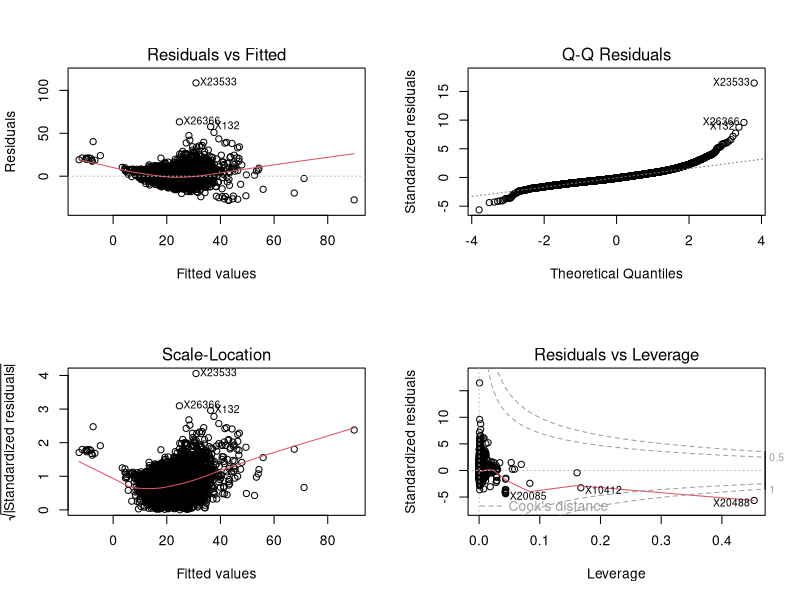
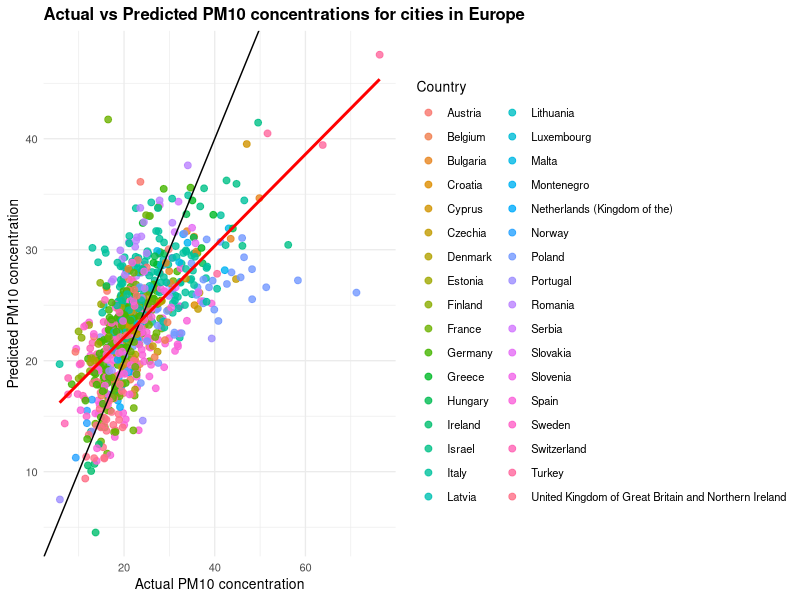

Generate these figures, in order, with R:
## ---- chunk 1
library(dplyr)
data=read.csv("who_data.csv")
who_data=subset(data,select=-c(X,X.1,X.2,X.3,who_ms))
#convert numeric-like columns stored as character to numeric
num_cols= c("pm10_concentration","pm25_concentration","no2_concentration",
              "pm10_tempcov","pm25_tempcov","no2_tempcov","population")
who_data[num_cols] =lapply(who_data[num_cols], as.numeric) # set the data as numeric

who_data$type_of_stations =as.character(who_data$type_of_stations)
who_data$who_region =as.factor(who_data$who_region)

#and finally, we can see Turkey isn't defined properly in the dataset, so we add 
who_data$country_name[who_data$iso3 == "TUR"] <- "Turkey"
## ---- chunk 2
library(dplyr)
europe_data= who_data %>%
  filter(who_region=="4_Eur")%>%
  select(-iso3, -pm10_tempcov, -pm25_tempcov,-who_region,-no2_tempcov, -type_of_stations)%>%
  mutate(log_population = log(population)) # EDA showed a transform was a better predictor of results

## ---- chunk 3
clean_data_europe= europe_data %>% select(-pm25_concentration) %>%
na.omit()
## ---- chunk 4
library(dplyr)
europe_rows=nrow(europe_data)
rows_removed=europe_rows-nrow(clean_data_europe)
prop= rows_removed/ europe_rows
prop
## ---- chunk 5
set.seed(2)
library(caret)
#for models that include missing data 
train_index <- sample(seq_len(nrow(europe_data)), size = 0.9 * nrow(europe_data)) #creating a 90-10 split
train_data <- europe_data[train_index, ]
test_data  <- europe_data[-train_index, ]

#for models that don't include missing data
train_index_clean <- createDataPartition(clean_data_europe$pm10_concentration, p = 0.9, list = FALSE) #we create a 90-10 split
train_data_clean <- clean_data_europe[train_index_clean, ]
test_data_clean <- clean_data_europe[-train_index_clean, ]

#now using cross validation:
train_cv= trainControl(method = "cv",number=10)
## ---- chunk 6
#using our formula aforementioned:
lm_formula_pm10=pm10_concentration ~ poly(year, 2)+poly(no2_concentration,3) +population+log_population+ longitude+latitude+ latitude*longitude
## ---- chunk 7
library(caret) #We use the package 'caret' that we saw in the workshop 2.3. 
#now using cv: (we use 10 folds, as we don't have too much data, but it reduces bias)
modelcv=train(lm_formula_pm10, data = train_data_clean, method = "lm" ,trControl=train_cv)

summary(modelcv$finalModel)
## ---- chunk 8
modelcv$results
## ---- chunk 9
par(mfrow = c(2, 2))
plot(modelcv$finalModel)
## ---- chunk 10
set.seed(21)
#first we try ridge regression
ridge_model <- train(lm_formula_pm10,data = train_data_clean,method = "glmnet",
  trControl = train_cv,
  tuneGrid = expand.grid(alpha = 0,lambda = seq(0.0001, 1, length = 50)))

#now LASSO:
lasso_model <- train(lm_formula_pm10,data = train_data_clean,
  method = "glmnet",trControl = train_cv,
  tuneGrid = expand.grid(alpha = 1,lambda = seq(0.0001, 1, length = 50)))

#and elastic net:
elastic_model <- train(lm_formula_pm10,data = train_data_clean,
method = "glmnet",trControl = train_cv,
  tuneGrid = expand.grid(alpha = seq(0, 1, length = 10),lambda = seq(0.0001, 1, length = 50)))

#so now comparing:
comparison <- data.frame(
  Model = c("Linear", "Ridge", "LASSO", "Elastic Net"),
  RMSE = c(min(modelcv$results$RMSE),min(ridge_model$results$RMSE),min(lasso_model$results$RMSE),min(elastic_model$results$RMSE)),
  R2 = c( max(modelcv$results$Rsquared),max(ridge_model$results$Rsquared),max(lasso_model$results$Rsquared),max(elastic_model$results$Rsquared)
  ),
  MAE = c(min(modelcv$results$MAE),
    min(ridge_model$results$MAE),
    min(lasso_model$results$MAE),
    min(elastic_model$results$MAE)))
  
comparison
## ---- chunk 11
# Predict PM10 for all observations in the dataset
test_data_clean$predicted_pm10 <- predict(elastic_model, newdata = test_data_clean)
#now our results:
results=data.frame(
  actual_pm10 = test_data_clean$pm10_concentration,
  predicted_pm10 = test_data_clean$predicted_pm10,
  country = test_data_clean$country_name)
## ---- chunk 12
library(ggplot2)
ggplot(results, aes(
  x = actual_pm10,y = predicted_pm10,color = country)) +
  geom_point(alpha = 0.8, size = 2) +
  geom_abline(intercept = 0, slope = 1, color = "black") +geom_smooth(method = "lm", se = FALSE, color = "red")+
  labs(title = "Actual vs Predicted PM10 concentrations for cities in Europe", 
    x = "Actual PM10 concentration",y = "Predicted PM10 concentration",
    color = "Country"
  ) +
  theme_minimal(base_size = 10) +
  theme(legend.position = "right",plot.title = element_text(face = "bold"))
